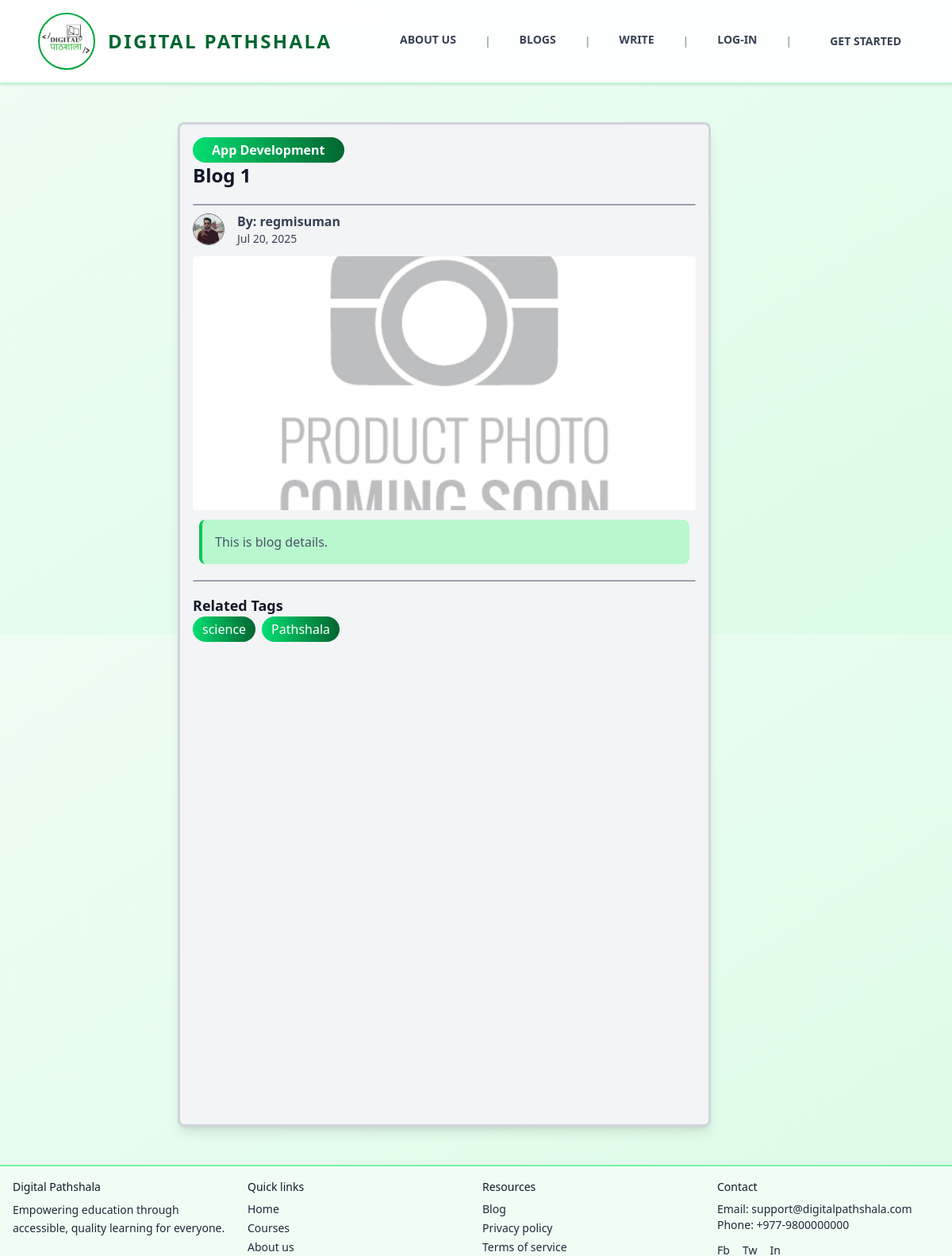
Page /blog/22 on the committed database.
### blogs/models.py (models this page shows, shortened)
class Blog(models.Model):
    def generateImagePath(instance, filename):
        return f'blog/{instance.author.username}/images/{filename}'
    def generateAttachmentPath(instance, filename):
        return f'blog/{instance.author.username}/attachments/{filename}'
    class StatusOptions(models.TextChoices):
        PENDING = "Pending", "Pending"
        ACTIVE = "Active", "Active"
        REJECTED = "Rejected", "Rejected"
    title = models.CharField(max_length=50 )
    content = models.TextField()
    author = models.ForeignKey(User, on_delete=models.CASCADE, related_name='blog_posts')
    tags = TaggableManager(blank=True)
    category = models.ForeignKey(Category, null=True, blank=True, on_delete=models.SET_NULL)
    image = models.ImageField(blank=True, null=True , upload_to=generateImagePath, default='static/images/blog1.png')
    attachment = models.FileField(blank=True, null=True, upload_to=generateAttachmentPath)
    status = models.CharField(max_length=8, choices=StatusOptions, default=StatusOptions.PENDING)
    created_at = models.DateTimeField( auto_now_add=True, editable=False )
    updated_at = models.DateTimeField(auto_now=True, editable=False)

class Category(models.Model):
    name = models.CharField(max_length=50)
    def __str__(self):
        return self.name

### users/models.py (models this page shows, shortened)
class Profile(models.Model):
    def generateImagePath(instance, filename):
        return f'users/{instance.user.username}/{filename}'
    class GenderOptions(models.TextChoices):
        Male = "Male" , "Male"
        Female = "Female", "Female"
        Others = "Others", "Others"
    class RoleOptions(models.TextChoices):
        Admin = "Admin", "Admin"
        User = "User", "User"
    user = models.OneToOneField(User, on_delete=models.CASCADE)
    address = models.CharField(blank=True, null=True, max_length=50)
    phone = models.CharField(blank=True, null=True, max_length=10)
    nationality = models.CharField(blank=True, null=True, max_length=15, default="Nepal")
    gender = models.CharField(choices=GenderOptions, default=GenderOptions.Male, max_length=6)
    profile_image = models.ImageField( blank=True, null=True, upload_to=generateImagePath, default="users/default_user.png")
    dob = models.DateField(blank=True, null=True)
    role = models.CharField(choices=RoleOptions, default=RoleOptions.User, max_length=5)

### blogs/views.py (the view)
# urls.py: path("<int:id>", blogDetails),  # "blog/{{blog.id}}" e.g: "blog/1"
def blogDetails(request, id):
    blog = Blog.objects.get(id=id)
    today = timezone.now().date()
    blogstats, created = BlogStats.objects.get_or_create(blog = blog, created_at__date = today)
    blogstats.blog_clicks +=1
    session_key = f'unique_blog_view_{request.user.id}_{blog.id}_{today}'
    if not request.session.get(session_key, False):
        blogstats.unique_views +=1
        request.session[session_key] = True
    blogstats.save()
    return render( request, 'pages/blogs/blogDetails.html', {"blog": blog})

### templates/pages/blogs/blogDetails.html (shortened to what this page needs)
{% extends 'layouts/main.html' %}
{% block content %}
  <div class="container">
    <div class="border-3 border-gray-300 shadow-lg rounded-lg max-w-2xl mx-auto p-4 min-h-[80vh] bg-gray-100">
      <div class="flex justify-between">
        <span class="px-6 py-1 bg-gradient-to-r from-green-400 to-green-800 rounded-4xl text-white font-semibold text-md">{{ blog.category }}</span>
      </div>
      <div class="flex flex-col space-y-3">
        <div>
          <h1 class="text-2xl font-extrabold text-gray-900">{{ blog.title }}</h1>
        </div>
        <div class="border-1 rounded-lg border-gray-400 my-2"></div>
        <div class="flex gap-4 items-center">
          <img src="{{ blog.author.profile.profile_image.url }}" alt="Blog Author" class="rounded-full border-1 border-gray-500 w-10 h-10 object-cover" />
          <div class="flex flex-col">
            <p class="font-semibold">By: {{ blog.author.username }}</p>
            <p class="text-sm">{{ blog.created_at|date:'M d, Y' }}</p>
          </div>
        </div>
        <div class="overflow-hidden w-full">
          <img src="{{ blog.image.url }}" alt="{{ blog.title }}" class="rounded-sm w-full h-80 object-cover" />
        </div>
        <div class="bg-green-200 mx-2 border-l-4 border-green-500 rounded-lg p-4">
          <p class="text-md text-gray-600">{{ blog.content }}</p>
        </div>
        <div class="border-1 rounded-lg border-gray-400 my-2"></div>
        <div class="py-2">
          <p class="text-lg font-bold text-gray-900">Related Tags</p>
          <div class="flex gap-2">
            {% for tag in blog.tags.all %}
              <div class="bg-gradient-to-r from-green-400 to-green-800 rounded-4xl px-3 py-1">
                <p class="text-white">{{ tag }}</p>
              </div>
            {% endfor %}
          </div>
        </div>
      </div>
    </div>
  </div>
{% endblock %}

### rows in the picture
Blog: category "App Development", title "Blog 1", author.profile.profile_image (picture), author.username "regmisuman", created_at "Jul 20, 2025", image (placeholder picture), content "This is blog details."
Tag: name "science"
Tag: name "Pathshala"
